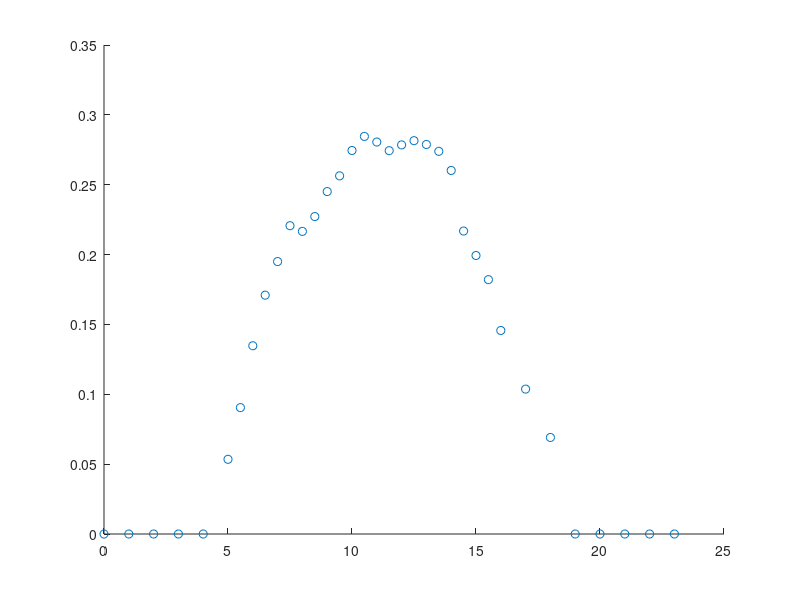

Reproduce this figure in MATLAB.

Hour = [ 0 
    1
    2
    3
    4
    5
    5.5
    6
    6.5
    7
    7.5
    8
    8.5
    9
    9.5
    10
    10.5
    11
    11.5
    12
    12.5
    13
    13.5
    14
    14.5
    15
    15.5
    16
    17
    18
    19
    20
    21
    22
    23]
    
    
    
    
    
    
    
    

Radiance =[ 0
0
0
0
0
0.053458814245668854
0.09046509101526509
0.13473721682339115
0.17094619614824957
0.19501946124103714
0.22066986503378766
0.2165980831340009
0.22720711446697314
0.2450999800786663
0.256337908911397
 0.27449878419392115
0.28458076314974695
0.28055404656246496
 0.27436061300376025
 0.27849042149136605
 0.2815180800567234
0.2788022643160626
0.27390967734136046
0.2601983487089275
0.21684620657177656
0.19933916840213997
 0.18204680912472543
 0.1456663550916838
 0.10371046345236995
 0.06909255687439116
 0
 0
0
0
0
]
scatter(Hour,Radiance)
